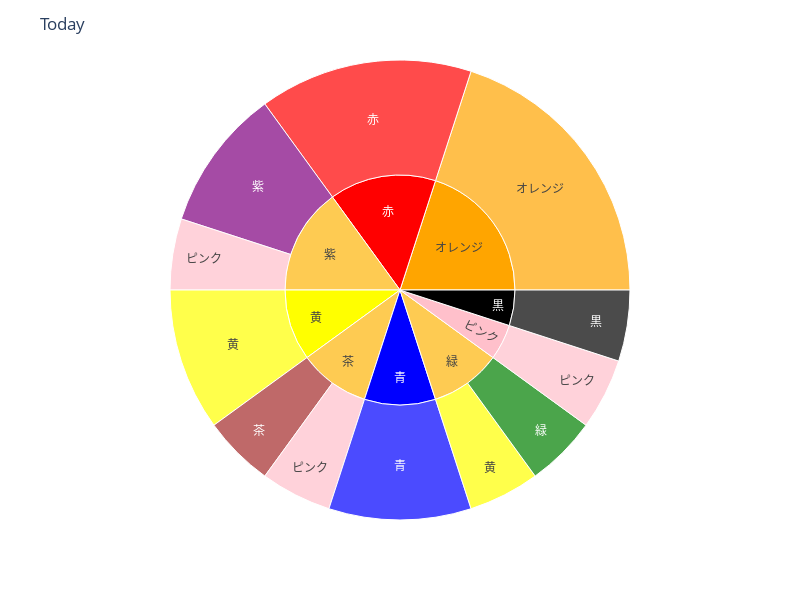

This figure's notebook cell:
### Markdown cell above
# 正答率をグラフで確認

### Code cell
import plotly.express as px
ddf = df[datetime.datetime.now().strftime('%Y-%m-%d'):]

fig = px.sunburst(ddf, 
                  path=['Q', 'A'], 
                  values=[1]*len(ddf), 
                  color='A',
                  color_discrete_map=color_dic
                  )
fig.update_layout(height=600, width=800, title_text="Today")
fig.show()

### Figure 1 — Plotly figure (JSON) as saved in the notebook; plotly's stock layout.template omitted (floating-point values rounded to 4 significant figures)
{"data": [{"branchvalues": "total", "customdata": [["黄"], ["(?)"], ["ピンク"], ["オレンジ"], ["青"], ["青"], ["黄"], ["赤"], ["黄"], ["黒"], ["ピンク"], ["(?)"], ["赤"], ["オレンジ"], ["緑"], ["ピンク"], ["紫"], ["(?)"], ["茶"], ["ピンク"], ["黒"]], "domain": {"x": [0, 1], "y": [0, 1]}, "hovertemplate": "labels=%{label}<br>value=%{value}<br>parent=%{parent}<br>id=%{id}<br>A=%{customdata[0]}<extra></extra>", "ids": ["黄", "茶", "紫/ピンク", "オレンジ", "青", "青/青", "緑/黄", "赤/赤", "黄/黄", "黒/黒", "ピンク/ピンク", "緑", "赤", "オレンジ/オレンジ", "緑/緑", "ピンク", "紫/紫", "紫", "茶/茶", "茶/ピンク", "黒"], "labels": ["黄", "茶", "ピンク", "オレンジ", "青", "青", "黄", "赤", "黄", "黒", "ピンク", "緑", "赤", "オレンジ", "緑", "ピンク", "紫", "紫", "茶", "ピンク", "黒"], "marker": {"colors": ["yellow", "#FECB52", "pink", "orange", "blue", "blue", "yellow", "red", "yellow", "black", "pink", "#FECB52", "red", "orange", "green", "pink", "purple", "#FECB52", "brown", "pink", "black"]}, "name": "", "parents": ["", "", "紫", "", "", "青", "緑", "赤", "黄", "黒", "ピンク", "", "", "オレンジ", "緑", "", "紫", "", "茶", "茶", ""], "type": "sunburst", "values": [2, 2, 1, 4, 2, 2, 1, 3, 2, 1, 1, 2, 3, 4, 1, 1, 2, 3, 1, 1, 1]}], "layout": {"height": 600, "legend": {"tracegroupgap": 0}, "margin": {"t": 60}, "title": {"text": "Today"}, "width": 800}}
